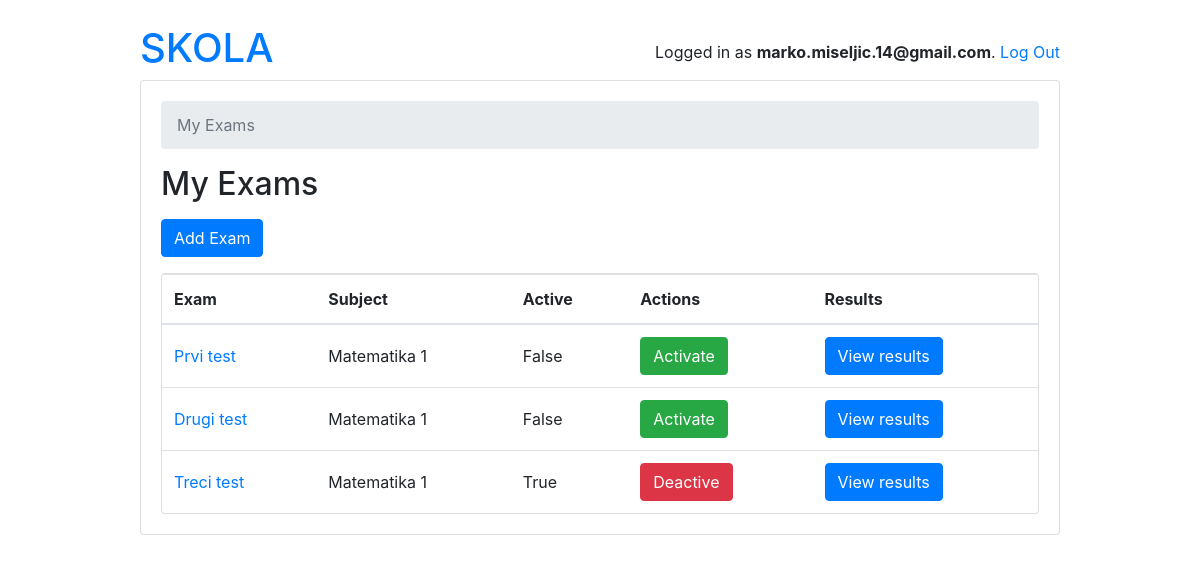
Before: /teachers/ (signed in) with the older database file.
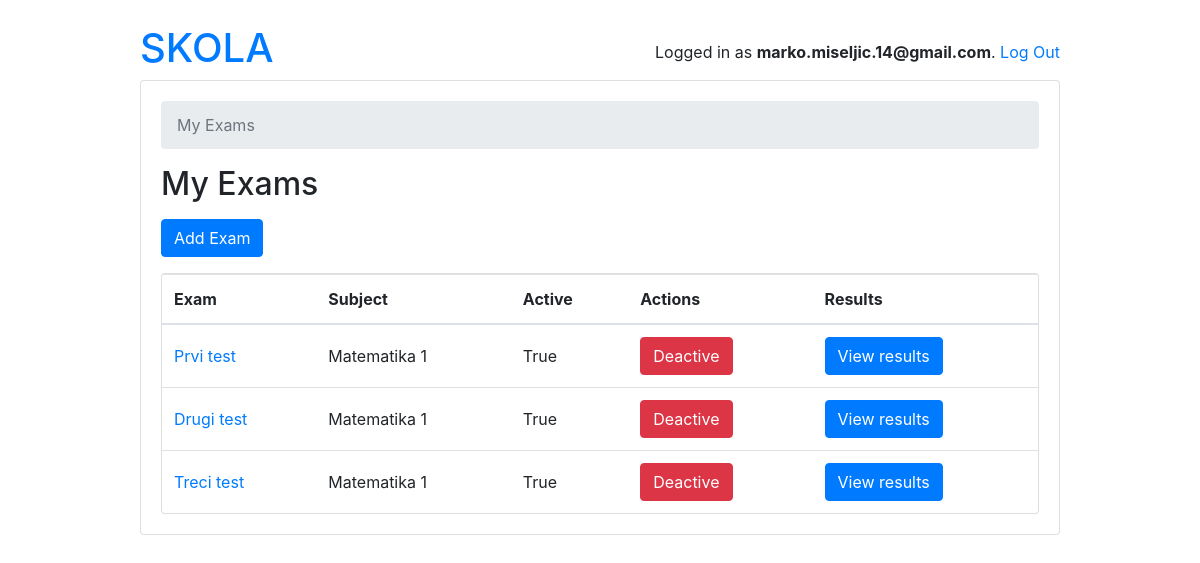
After: the same page with the newer database file.
### school/models.py (models this page shows, shortened)
class Exam(models.Model):
    type = models.CharField(max_length=100)
    active = models.BooleanField(default=False)
    duration = models.IntegerField()
    nuber_of_questions = models.IntegerField()
    required_score_to_pass = models.IntegerField(help_text="required score in %")
    subject  = models.ForeignKey(Subject, on_delete=models.CASCADE)
    owner = models.ForeignKey('account.User', on_delete=models.CASCADE, related_name='exams')

class Subject(models.Model):
    name = models.CharField(max_length=220)
    school = models.ManyToManyField(School)
    def __str__(self):
        return self.name

### account/views.py (the view)
# urls.py: path('', ExamTeacherListView.as_view(), name='exam_change_list'),
@method_decorator([login_required, teacher_required], name='dispatch')
class ExamTeacherListView(ListView):
    model = Exam
    ordering = ('type', )
    context_object_name = 'exams'
    template_name = 'teachers/exam_change_list.html'
    def get_queryset(self):
        queryset = Exam.objects.filter(owner=self.request.user)#self.request.user.exams \
        return queryset

### templates/teachers/exam_change_list.html
{% extends 'base.html' %}
{% block content %}
  <nav aria-label="breadcrumb">
    <ol class="breadcrumb">
      <li class="breadcrumb-item active" aria-current="page">My Exams</li>
    </ol>
  </nav>
  <h2 class="mb-3">My Exams</h2>
  <a href="{% url 'teachers:exam_add' %}" class="btn btn-primary mb-3" role="button">Add Exam</a>
  <div class="card">
    <table class="table mb-0">
      <thead>
        <tr>
          <th>Exam</th>
          <th>Subject</th>
          <th>Active</th>
          <th>Actions</th>
          <th>Results</th>
        </tr>
      </thead>
      <tbody>
        {% for exam in exams %}
          <tr>
            <td class="align-middle"><a href="{% url 'teachers:exam_change' exam.pk %}">{{ exam.type }}</a></td>
            <td class="align-middle">{{exam.subject}}</td>
            <td class="align-middle">{{exam.active}}</td>
            <td class="align-middle">
              {% if exam.active == False %}
                <a type="button" class="btn btn-success float-middle" href="{% url 'teachers:exam_change_activity' exam.pk %}">Activate</a>
              {% else %}
                <a type="button" class="btn btn-danger float-middle" href="{% url 'teachers:exam_change_activity' exam.pk %}">Deactive</a>
              {% endif %}
            </td>
            <td class="align-middle"><a href="{% url 'teachers:exam_results' exam.pk %}" class="btn btn-primary float-middle">View results</a></td>
          </tr>
        {% empty %}
          <tr>
            <td class="bg-light text-center font-italic" colspan="5">You haven't created any Exam yet.</td>
          </tr>
        {% endfor %}
      </tbody>
    </table>
  </div>
{% endblock %}

Changed rows visible on the page:
changed Exam "Prvi test": active "False" → "True"; active "Activate" → "Deactive"
changed Exam "Drugi test": active "False" → "True"; active "Activate" → "Deactive"
